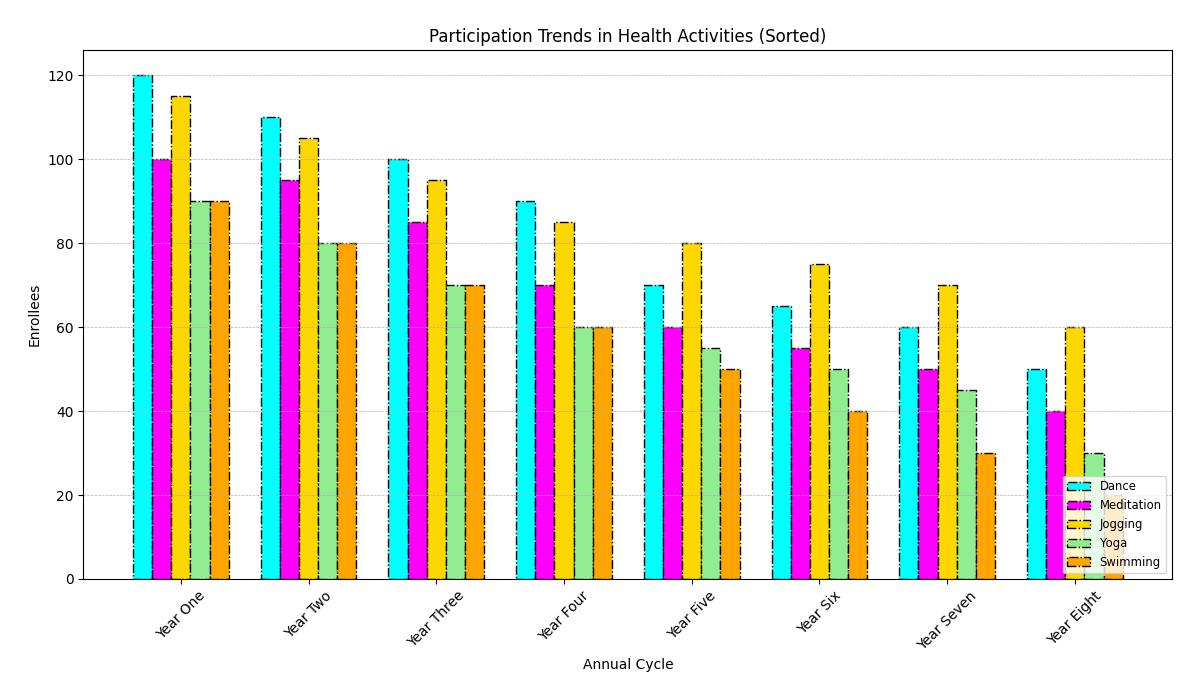

Python code for this plot:
import numpy as np
import matplotlib.pyplot as plt

years = ['Year One', 'Year Two', 'Year Three', 'Year Four', 'Year Five', 'Year Six', 'Year Seven', 'Year Eight']

data = {
    'Dance': [50, 60, 65, 70, 90, 100, 110, 120],
    'Meditation': [40, 50, 55, 60, 70, 85, 95, 100],
    'Jogging': [60, 70, 75, 80, 85, 95, 105, 115],
    'Yoga': [30, 45, 50, 55, 60, 70, 80, 90],
    'Swimming': [20, 30, 40, 50, 60, 70, 80, 90]
}

sorted_data = {program: sorted(counts, reverse=True) for program, counts in data.items()}

fig, ax = plt.subplots(figsize=(12, 7))

x = np.arange(len(years))
width = 0.15
colors = ['cyan', 'magenta', 'gold', 'lightgreen', 'orange']

for i, (program, counts) in enumerate(sorted_data.items()):
    ax.bar(x + i * width, counts, width, label=program, color=colors[i], linestyle='-.', edgecolor='black')

ax.set_xlabel('Annual Cycle')
ax.set_ylabel('Enrollees')
ax.set_title('Participation Trends in Health Activities (Sorted)')

ax.set_xticks(x + width * 2)
ax.set_xticklabels(years, rotation=45)

ax.legend(loc='lower right', fontsize='small')
ax.yaxis.grid(True, linestyle='--', linewidth=0.5)
fig.tight_layout(pad=2)

plt.show()
